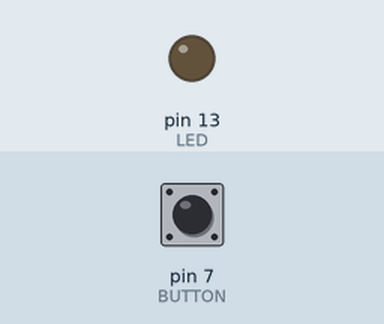
Simulated run of this sketch. Board: Arduino Uno, built with avr-gcc and run on an emulated ATmega328P. Shown: output pins drawn as LEDs (lit = HIGH). Inputs (shaded band) come from the test bench; at power-on: pin 7 (BUTTON) LOW. What the sketch prints to the serial monitor is not drawn.

Above: at 1.2 s.
1.3 s: pin 7 (BUTTON) pulled HIGH for 0.15 s
At 1.38 s:
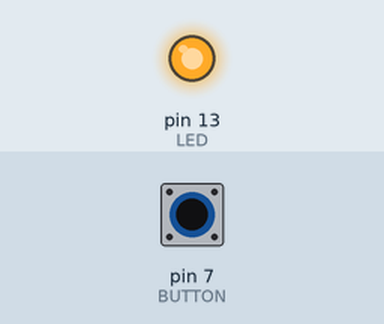
2.9 s: pin 7 (BUTTON) pulled HIGH for 3.2 s
At 7.5 s:
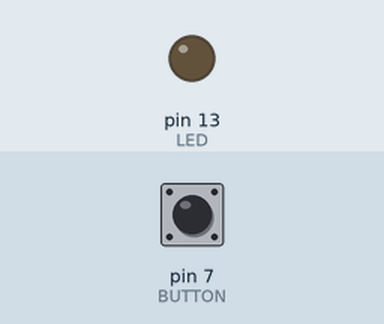
Timing chart, 0 to 9.0 s (numbered marks = the images above; inputs shaded):
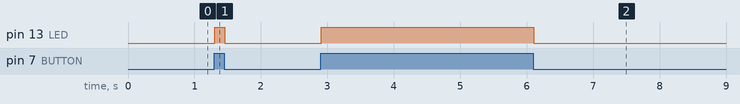

The sketch:

pushbutton_led.ino
```cpp
const int LED = 13; // the pin for the LED
const int BUTTON = 7; // the input pin

int val = 0; // val will store the state of the input pin

void setup() {
  Serial.begin(9600);
  pinMode(LED, OUTPUT);
  pinMode(BUTTON, INPUT);
}

void loop() {
  val = digitalRead(BUTTON); // read input value and store it
  Serial.print(val);
  Serial.print("\n");
  if (val == HIGH){
    Serial.print("HI!");
    digitalWrite(LED, HIGH);
  } else {
    digitalWrite(LED, LOW);
  }
}
```

Measured:
- after the input at 1.3 s, pin 13 (LED): LOW → HIGH at once, → LOW 0.15 s later
- after the input at 2.9 s, pin 13 (LED): LOW → HIGH at once, → LOW 3.2 s later
